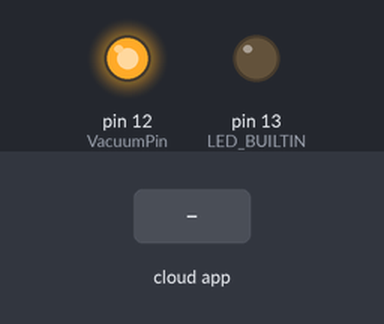
A sketch run on a simulated Arduino Uno, built with avr-gcc and run on an emulated ATmega328P. On the bench: output pins drawn as LEDs (lit = HIGH). The test bench sets the inputs (shaded band). The ROS host is connected and sends only what is stated.

Above: at 1.2 s.
1.3 s: the phone or cloud app sets suction_state to 1
At 2.4 s:
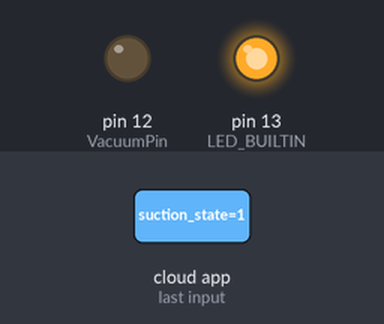
2.8 s: the phone or cloud app sets suction_state to 0
At 3.5 s:
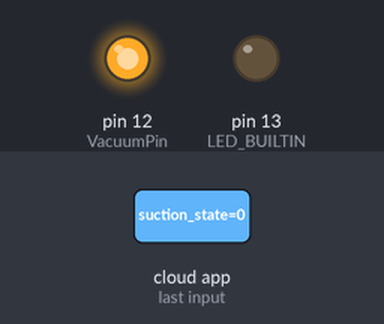
Timing chart, 0 to 5.8 s (numbered marks = the images above; inputs shaded):
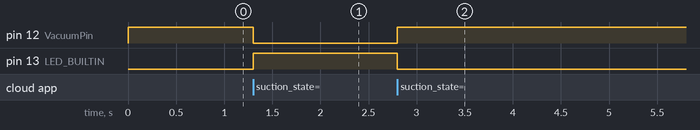

The sketch:

vacuum_control.ino
```cpp
#include <ros.h>
#include <std_msgs/Bool.h>

ros::NodeHandle nh ;

#define VacuumPin 12
bool last_msg ;

void messageCb( const std_msgs::Bool& toggle_msg){

  last_msg = toggle_msg.data ;

  if ( toggle_msg.data ) {
    digitalWrite( VacuumPin , LOW ) ;
    digitalWrite( LED_BUILTIN, HIGH);
  } else {
    digitalWrite( VacuumPin , HIGH ) ;
    digitalWrite( LED_BUILTIN , LOW ) ;
}

}

ros::Subscriber<std_msgs::Bool> sub( "suction_state" , &messageCb );

void setup() {
  // put your setup code here, to run once:
  pinMode ( VacuumPin , OUTPUT ) ;
  pinMode ( LED_BUILTIN , OUTPUT ) ;
  digitalWrite( VacuumPin , HIGH ) ;
  nh.initNode() ;
  nh.subscribe(sub) ;
  //Serial.begin(57600) ;


}


void loop() {
  // put your main code here, to run repeatedly:

  nh.spinOnce() ;
  //Serial.println( digitalRead(LED_BUILTIN)) ;
  //delay(250 ) ;


}
```

Measured:
- after the input at 1.3 s, pin 12 (VacuumPin): HIGH → LOW at once; pin 13 (LED_BUILTIN): LOW → HIGH at once
- after the input at 2.8 s, pin 12 (VacuumPin): LOW → HIGH at once; pin 13 (LED_BUILTIN): HIGH → LOW at once
